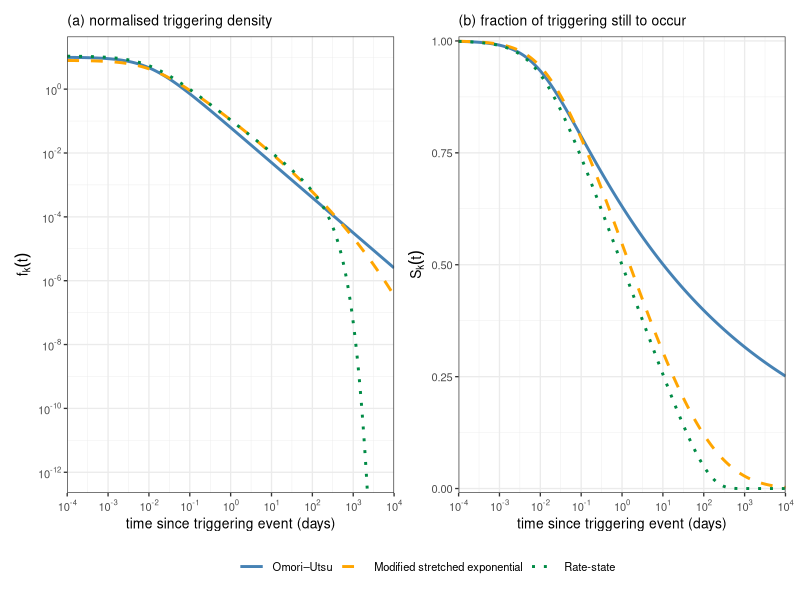

Recreate this plot in R.
#===============================================================================
# Comparison of the three candidate triggering kernels
#
#   (a) normalised densities  f_k(t) = g_k(t) / G_k(0, Inf)      [log-log]
#   (b) survival functions    S_k(t) = 1 - F_k(t)                [log-x]
#
# Normalised forms are plotted to restrict kernel comparisons to shape of decay.  
# Survival functions display the fraction of an event's triggering still
# outstanding at time t.
#
# Parameters choices are informed following Hainzl & Christophersen (2017, Figure 1).
#===============================================================================

#-------------------------------------------------------------------------------
## Package dependencies
#-------------------------------------------------------------------------------

library(ggplot2)
library(here)
library(patchwork)

#-------------------------------------------------------------------------------
## Normalised densities and survival functions: log1p / expm1 for numerical stability
#-------------------------------------------------------------------------------

## Omori-Utsu 
f_ou <- function(t, c, p) (p - 1) / c * (1 + t / c)^(-p)
S_ou <- function(t, c, p) (1 + t / c)^(1 - p)

# Modified stretched exponential 
##  delta(t) = (d + t)^gamma - d^gamma, written to avoid cancellation at small t
delta_ms <- function(t, d, gamma) {
  d^gamma * expm1(gamma * log1p(t / d))
}

f_ms <- function(t, d, lambda, gamma) {
  lambda * gamma * (d + t)^(gamma - 1) * exp(-lambda * delta_ms(t, d, gamma))
}

S_ms <- function(t, d, lambda, gamma) {
  exp(-lambda * delta_ms(t, d, gamma))
}

# Rate-state 
f_rs <- function(t, B, ta) {
  z <- exp(-t / ta)
  B * z / (-ta * log1p(-B) * (1 - B * z))
}

S_rs <- function(t, B, ta) {
  log1p(-B * exp(-t / ta)) / log1p(-B)
}

#-------------------------------------------------------------------------------
## Parameters (Hainzl & Christophersen 2017, Figure 1)
#-------------------------------------------------------------------------------

par_ou <- list(c = 0.01,  p   = 1.1)
par_ms <- list(d = 0.01, lambda = 1, gamma = 0.2)
par_rs <- list(B = 0.9999, ta = 100)

kernel_levels <- c("Omori\u2013Utsu",
                   "Modified stretched exponential",
                   "Rate-state")

t_grid <- 10^seq(-4, 4, length.out = 3000)

#-------------------------------------------------------------------------------
## Evaluate kernels and order factor levels for legend
#-------------------------------------------------------------------------------

kern <- rbind(
  data.frame(t = t_grid, kernel = kernel_levels[1],
             density  = f_ou(t_grid, par_ou$c, par_ou$p),
             survival = S_ou(t_grid, par_ou$c, par_ou$p)),
  data.frame(t = t_grid, kernel = kernel_levels[2],
             density  = f_ms(t_grid, par_ms$d, par_ms$lambda, par_ms$gamma),
             survival = S_ms(t_grid, par_ms$d, par_ms$lambda, par_ms$gamma)),
  data.frame(t = t_grid, kernel = kernel_levels[3],
             density  = f_rs(t_grid, par_rs$B, par_rs$ta),
             survival = S_rs(t_grid, par_rs$B, par_rs$ta))
)

kern$kernel <- factor(kern$kernel, level = kernel_levels)

#-------------------------------------------------------------------------------
## Plotting parameters
#-------------------------------------------------------------------------------

# Kernel identifiers - colour and line type
kernel_cols <- setNames(c("steelblue", "orange", "springgreen4"), kernel_levels)
kernel_lty  <- setNames(c("solid", "dashed", "dotted"), kernel_levels)

# Format tick labels as, e.g., 10^2 instead 1e2
log_lab <- scales::trans_format("log10", scales::math_format(10^.x))

# Common theme choices for both plots
base_theme <- theme_bw(base_size = 10) +
  theme(legend.title     = element_blank(),
        legend.position  = "bottom",
        legend.key.width = unit(1.4, "lines"),
        panel.grid.minor = element_line(linewidth = 0.15),
        plot.title       = element_text(size = 10, face = "plain"))

# Logarithmic x-axis used in both plots
x_scale <- scale_x_log10(breaks = 10^seq(-4, 4, by = 1), labels = log_lab,
                         expand = expansion(mult = 0))

#-------------------------------------------------------------------------------
## Panel (a): normalised densities (log-log)
#-------------------------------------------------------------------------------

p_density <- ggplot(kern, aes(t, density, colour = kernel, linetype = kernel)) +
  geom_line(linewidth = 1) +
  x_scale + 
  scale_y_log10(breaks = 10^seq(-12, 2, by = 2), labels = log_lab) +
  coord_cartesian(ylim = c(1e-12, 1e1)) +
  scale_colour_manual(values = kernel_cols) +
  scale_linetype_manual(values = kernel_lty) +
  labs(title = "(a) normalised triggering density",
       x = "time since triggering event (days)",
       y = expression(f[k](t))) +
  base_theme

#-------------------------------------------------------------------------------
## Panel (b): survival functions (log x - linear y)
#-------------------------------------------------------------------------------

p_survival <- ggplot(kern, aes(t, survival, colour = kernel, linetype = kernel)) +
  geom_line(linewidth = 1) +
  x_scale +
  scale_y_continuous(limits = c(0, 1), expand = expansion(mult = c(0.01, 0.01))) +
  scale_colour_manual(values = kernel_cols) +
  scale_linetype_manual(values = kernel_lty) +
  labs(title = "(b) fraction of triggering still to occur",
       x = "time since triggering event (days)",
       y = expression(S[k](t))) +
  base_theme

#-------------------------------------------------------------------------------
## Combine 
#-------------------------------------------------------------------------------

fig <- (p_density | p_survival) + plot_layout(guides = "collect") &
  theme(legend.position = "bottom")

print(fig)
#-------------------------------------------------------------------------------
## Percentage of triggering beyond $1,000$ days 
#-------------------------------------------------------------------------------

t_eval <- 1e3
cat(sprintf("\nPercentage of triggering outstanding beyond %g days:\n", t_eval),
    sprintf("%-32s %10.3g%%\n",
            kernel_levels,
            100 * c(S_ou(t_eval, par_ou$c,  par_ou$p),
                    S_ms(t_eval, par_ms$d,  par_ms$lambda, par_ms$gamma),
                    S_rs(t_eval, par_rs$B,  par_rs$ta))), sep = "")

#-------------------------------------------------------------------------------
## Save plots
#-------------------------------------------------------------------------------

fig_src <- here("outputs", "comparison-figure")
dir.create(fig_src, recursive = TRUE, showWarnings = FALSE)
